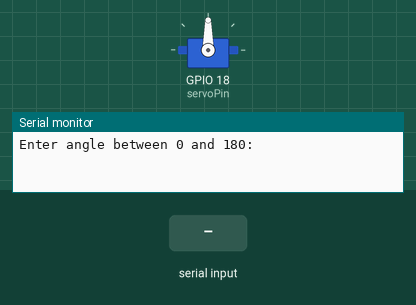
Simulated run of this sketch. Board: ESP32. Shown: servo, the last lines printed to the serial monitor. The test bench sets the inputs (shaded band).

Above: at 1.2 s.
1.3 s: "30,150\n" received over Serial
At 1.8 s:
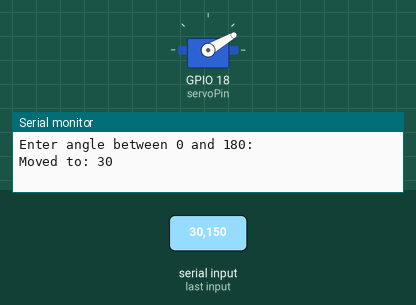
2.8 s: "5\n" received over Serial
At 4.0 s:
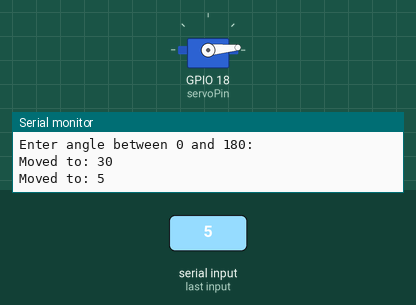
4.3 s: "90,45\n" received over Serial
At 5.3 s:
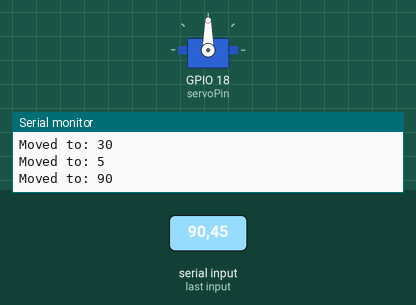
Timing chart, 0 to 7.3 s (numbered marks = the images above; inputs shaded):
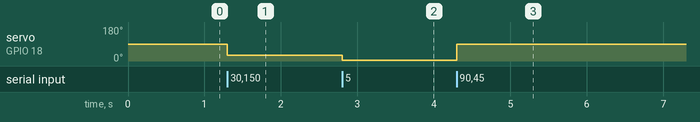

The sketch:

sketch_jul10a.ino
```cpp
#include <ESP32Servo.h>

Servo myServo;

const int servoPin = 18;
int angle = 90;  // Default angle

void setup() {
  Serial.begin(115200);
  myServo.attach(servoPin);
  myServo.write(angle);
  Serial.println("Enter angle between 0 and 180:");
}

void loop() {
  if (Serial.available()) {
    String input = Serial.readStringUntil('\n');
    int newAngle = input.toInt();

    if (newAngle >= 0 && newAngle <= 180) {
      angle = newAngle;
      myServo.write(angle);
      Serial.print("Moved to: ");
      Serial.println(angle);
    } else {
      Serial.println("Invalid angle. Enter 0-180.");
    }
  }
}
```

Measured:
- after the input at 1.3 s, servo on GPIO 18 (servoPin): 90° → 30° at once
- after the input at 2.8 s, servo on GPIO 18 (servoPin): 30° → 5° at once
- after the input at 4.3 s, servo on GPIO 18 (servoPin): 5° → 90° at once
